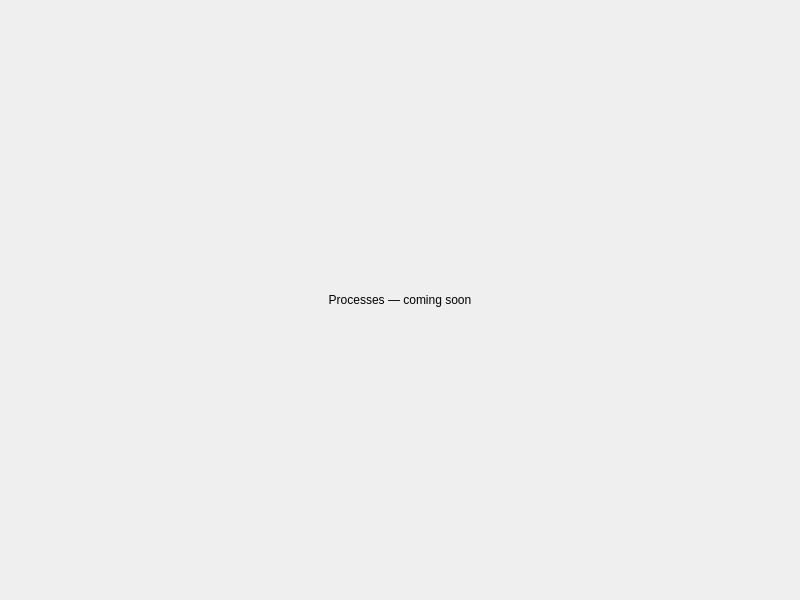
<?xml version="1.0" encoding="UTF-8"?>
<ui version="4.0">
 <class>ProcessesWidget</class>
 <widget class="QWidget" name="ProcessesWidget">
  <property name="geometry">
   <rect>
    <x>0</x>
    <y>0</y>
    <width>800</width>
    <height>600</height>
   </rect>
  </property>
  <layout class="QVBoxLayout" name="verticalLayout">
   <item>
    <widget class="QLabel" name="placeholderLabel">
     <property name="text">
      <string>Processes — coming soon</string>
     </property>
     <property name="alignment">
      <set>Qt::AlignCenter</set>
     </property>
    </widget>
   </item>
  </layout>
 </widget>
 <resources/>
 <connections/>
</ui>
